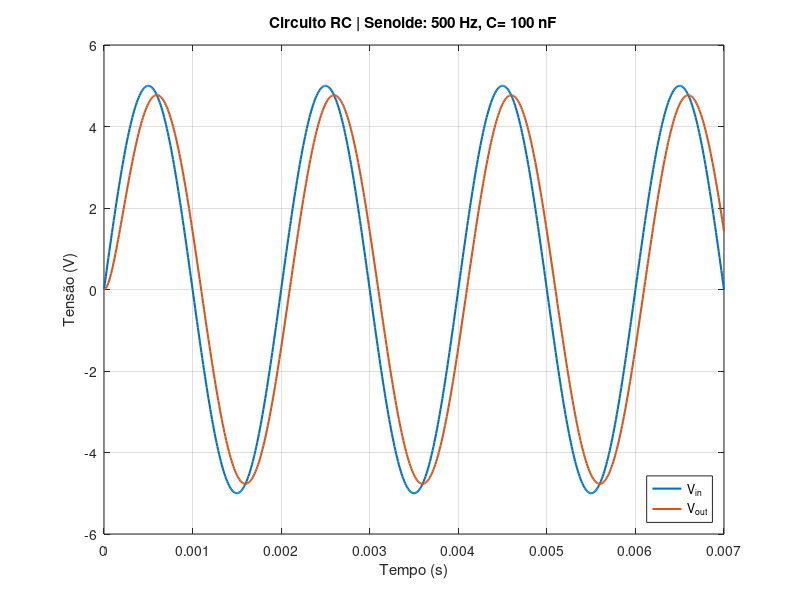
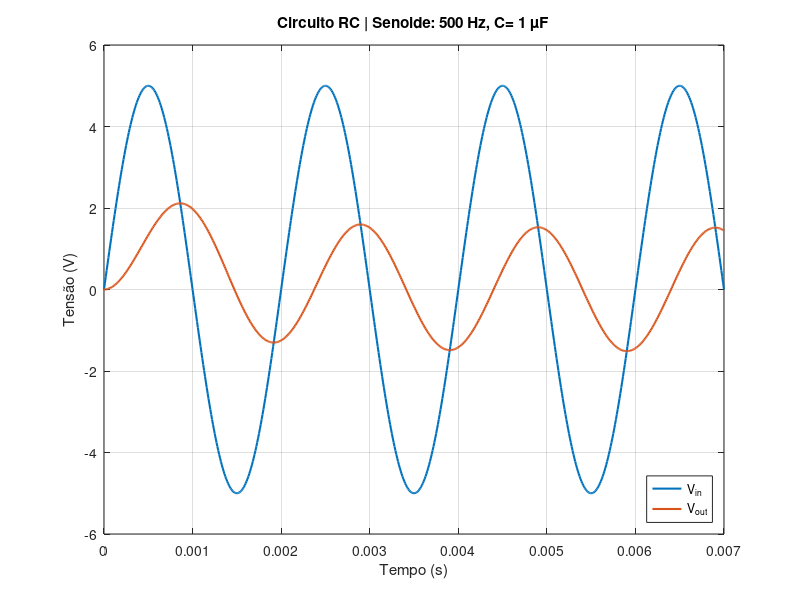
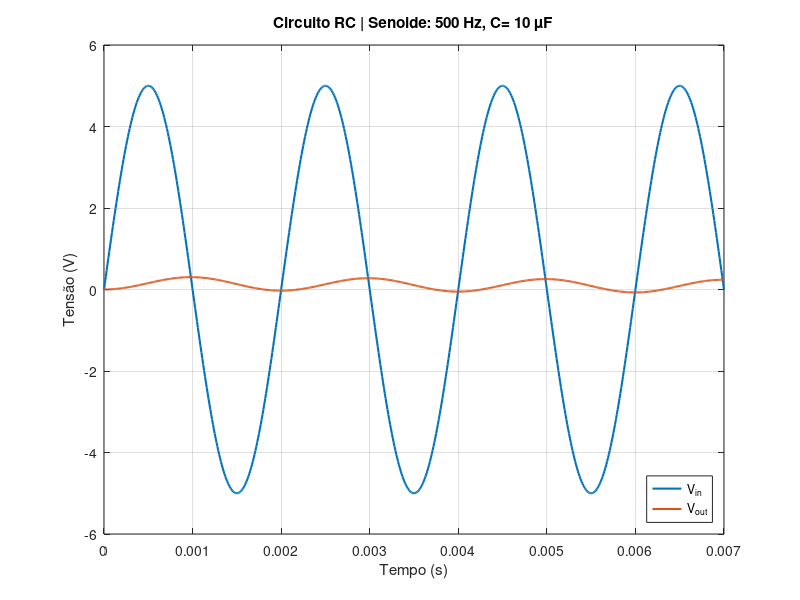

Reproduce these figures in MATLAB, in order.
% circuito_RC_seno_varia_C.m
% Simula entrada senoidal num circuito RC passa-baixa
% variando o C

pkg load control

R = 1e3;
C1 = 100e-9;
C2 = 1e-6;
C3 = 10e-6;

s = tf('s');

H1 = 1/(R*C1*s + 1);
H2 = 1/(R*C2*s + 1);
H3 = 1/(R*C3*s + 1);

f = 500;
Vm = 5;

T = 1/f;          % período da onda senoidal
t_fim = 3.5*T;    % simulando 3,5 periodos da onda
t = 0:1e-5:t_fim;

Vin = Vm*sin(2*pi*f*t);

[Vout, t] = lsim(H1, Vin, t);
plot(t, Vin, 'LineWidth', 1.5);
hold on;
plot(t, Vout, 'LineWidth', 1.5);
grid on;
xlabel('Tempo (s)');
ylabel('Tensão (V)');
legend('V_{in}', 'V_{out}', "location", "southeast");
title(['Circuito RC | Senoide: 500 Hz, C= 100 nF']);

figure;
clear Vout;
[Vout, t] = lsim(H2, Vin, t);
plot(t, Vin, 'LineWidth', 1.5);
hold on;
plot(t, Vout, 'LineWidth', 1.5);
grid on;
xlabel('Tempo (s)');
ylabel('Tensão (V)');
legend('V_{in}', 'V_{out}', "location", "southeast");
title(['Circuito RC | Senoide: 500 Hz, C= 1 µF']);

figure;
clear Vout;
[Vout, t] = lsim(H3, Vin, t);
plot(t, Vin, 'LineWidth', 1.5);
hold on;
plot(t, Vout, 'LineWidth', 1.5);
grid on;
xlabel('Tempo (s)');
ylabel('Tensão (V)');
legend('V_{in}', 'V_{out}', "location", "southeast");
title(['Circuito RC | Senoide: 500 Hz, C= 10 µF']);
